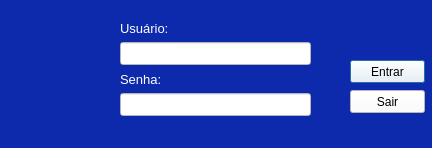
<?xml version="1.0" encoding="UTF-8"?>
<ui version="4.0">
 <class>FormLogin</class>
 <widget class="QDialog" name="FormLogin">
  <property name="geometry">
   <rect>
    <x>0</x>
    <y>0</y>
    <width>432</width>
    <height>148</height>
   </rect>
  </property>
  <property name="windowTitle">
   <string>Entrar</string>
  </property>
  <property name="windowIcon">
   <iconset>
    <normaloff>../../img/login.png</normaloff>../../img/login.png</iconset>
  </property>
  <property name="styleSheet">
   <string notr="true">background-color: rgb(13, 42, 172);</string>
  </property>
  <widget class="QPushButton" name="btnEntrar">
   <property name="geometry">
    <rect>
     <x>350</x>
     <y>60</y>
     <width>75</width>
     <height>23</height>
    </rect>
   </property>
   <property name="styleSheet">
    <string notr="true">background-color: rgb(255, 255, 255);</string>
   </property>
   <property name="text">
    <string>Entrar</string>
   </property>
  </widget>
  <widget class="QPushButton" name="btnSair">
   <property name="geometry">
    <rect>
     <x>350</x>
     <y>90</y>
     <width>75</width>
     <height>23</height>
    </rect>
   </property>
   <property name="styleSheet">
    <string notr="true">background-color: rgb(255, 255, 255);</string>
   </property>
   <property name="text">
    <string>Sair</string>
   </property>
  </widget>
  <widget class="QLabel" name="labelKey">
   <property name="geometry">
    <rect>
     <x>10</x>
     <y>30</y>
     <width>91</width>
     <height>101</height>
    </rect>
   </property>
   <property name="styleSheet">
    <string notr="true">image: url(:/newPrefix/key.png);</string>
   </property>
   <property name="text">
    <string/>
   </property>
  </widget>
  <widget class="QWidget" name="layoutWidget">
   <property name="geometry">
    <rect>
     <x>120</x>
     <y>20</y>
     <width>191</width>
     <height>96</height>
    </rect>
   </property>
   <layout class="QVBoxLayout" name="verticalLayout">
    <item>
     <widget class="QLabel" name="labelUsuario">
      <property name="font">
       <font>
        <pointsize>10</pointsize>
       </font>
      </property>
      <property name="styleSheet">
       <string notr="true">color: rgb(255, 255, 255);</string>
      </property>
      <property name="text">
       <string>Usuário:</string>
      </property>
     </widget>
    </item>
    <item>
     <widget class="QLineEdit" name="editUsuario">
      <property name="font">
       <font>
        <pointsize>10</pointsize>
       </font>
      </property>
      <property name="styleSheet">
       <string notr="true">background-color: rgb(255, 255, 255);</string>
      </property>
     </widget>
    </item>
    <item>
     <widget class="QLabel" name="labelSenha">
      <property name="font">
       <font>
        <pointsize>10</pointsize>
       </font>
      </property>
      <property name="styleSheet">
       <string notr="true">color: rgb(255, 255, 255);</string>
      </property>
      <property name="text">
       <string>Senha:</string>
      </property>
     </widget>
    </item>
    <item>
     <widget class="QLineEdit" name="editSenha">
      <property name="font">
       <font>
        <pointsize>10</pointsize>
       </font>
      </property>
      <property name="styleSheet">
       <string notr="true">background-color: rgb(255, 255, 255);</string>
      </property>
      <property name="echoMode">
       <enum>QLineEdit::Password</enum>
      </property>
     </widget>
    </item>
   </layout>
  </widget>
 </widget>
 <resources>
  <include location="../../../img/ket.qrc"/>
 </resources>
 <connections>
  <connection>
   <sender>btnSair</sender>
   <signal>clicked()</signal>
   <receiver>FormLogin</receiver>
   <slot>close()</slot>
   <hints>
    <hint type="sourcelabel">
     <x>387</x>
     <y>101</y>
    </hint>
    <hint type="destinationlabel">
     <x>215</x>
     <y>73</y>
    </hint>
   </hints>
  </connection>
 </connections>
</ui>
